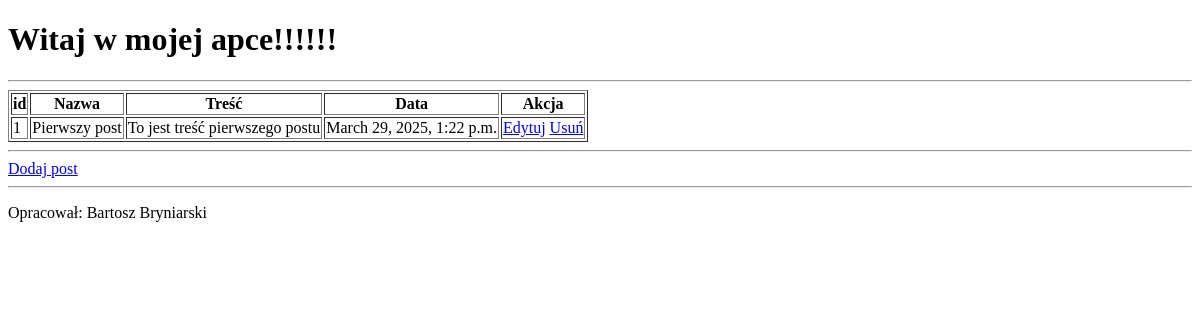
The page /posts/ on the database as committed earlier.
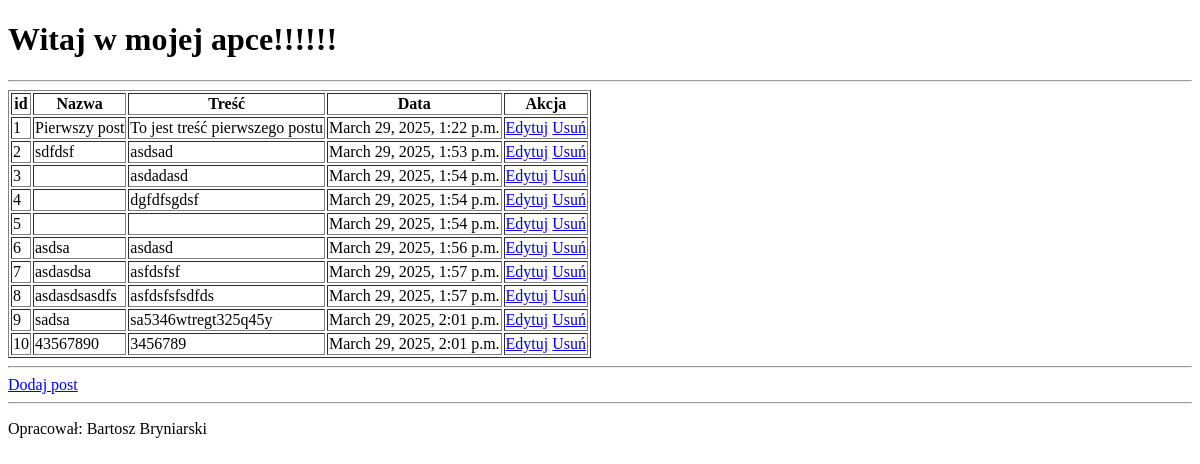
The same page on the database as committed later.
### myapp/models.py (models this page shows, shortened)
class Post(models.Model):
    title = models.CharField(max_length=200)
    content = models.TextField()
    created_at = models.DateTimeField(auto_now_add=True)

### myapp/views.py (the view)
# urls.py: path('posts/', post_list, name="post_list"),
def post_list(request):
    posts = Post.objects.all()
    return render(request, 'myapp/post_list.html', {'posts': posts})

### myapp/templates/myapp/post_list.html (shortened to what this page needs)
{% extends "myapp/base.html" %}
{% block content %}
    <table border="1">
        <tr>
            <th>id
            <th>Nazwa
            <th>Treść
            <th>Data
            <th>Akcja
        {% for post in posts %}
        <tr>
            <td>{{ post.id }}
            <td>{{ post.title }}
            <td>{{ post.content }}
            <td>{{ post.created_at }}
            <td><a href="{% url 'update_post' post.id %}">Edytuj</a>
                <a href="{% url 'delete_post' post.id %}">Usuń</a>
        {% empty %}
        <tr>
            <td colspan="3">Brak danych do wyświetlenia!
        {% endfor %}
    </table>
<hr>
<a href="{% url 'create_post' %}">Dodaj post</a>
{% endblock %}

Rows that differ between the two databases and show on the page:
added Post: id "2", title "sdfdsf", content "asdsad", created_at "March 29, 2025, 1:53 p.m."
added Post: id "3", content "asdadasd", created_at "March 29, 2025, 1:54 p.m."
added Post: id "4", content "dgfdfsgdsf", created_at "March 29, 2025, 1:54 p.m."
added Post: id "5", created_at "March 29, 2025, 1:54 p.m."
added Post: id "6", title "asdsa", content "asdasd", created_at "March 29, 2025, 1:56 p.m."
added Post: id "7", title "asdasdsa", content "asfdsfsf", created_at "March 29, 2025, 1:57 p.m."
added Post: id "8", title "asdasdsasdfs", content "asfdsfsfsdfds", created_at "March 29, 2025, 1:57 p.m."
added Post: id "9", title "sadsa", content "sa5346wtregt325q45y", created_at "March 29, 2025, 2:01 p.m."
added Post: id "10", title "43567890", content "3456789", created_at "March 29, 2025, 2:01 p.m."
